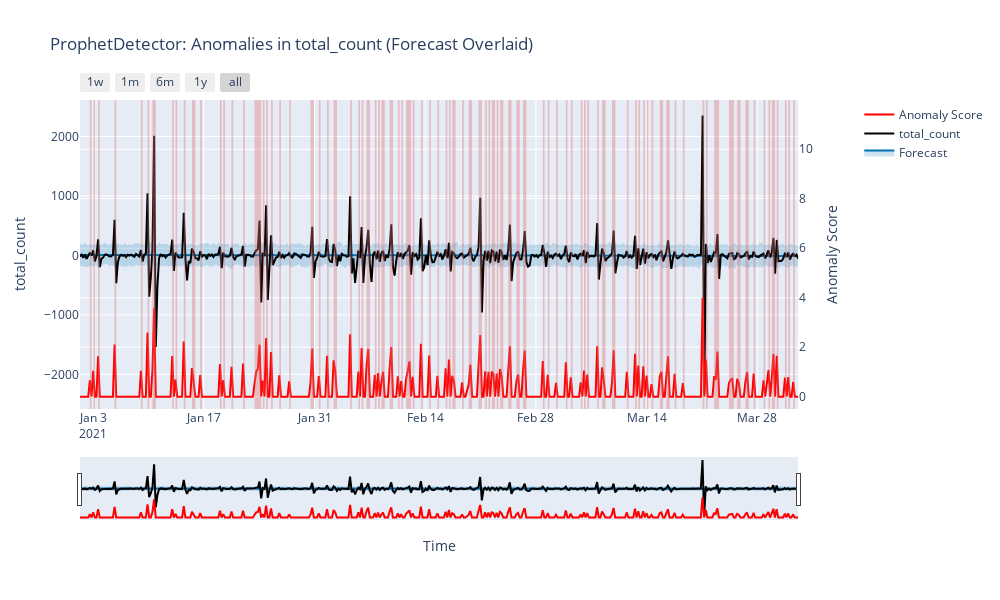
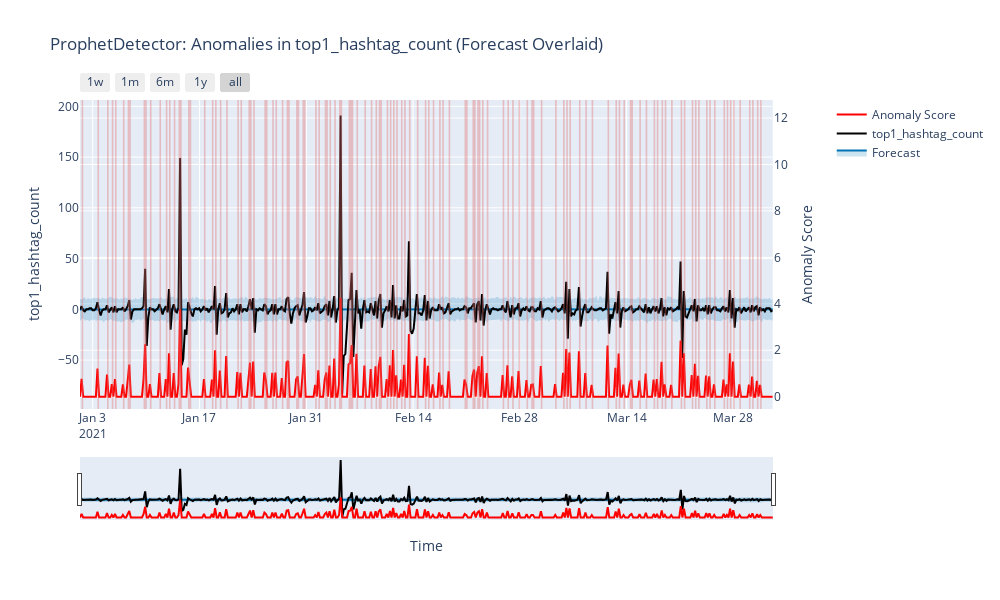
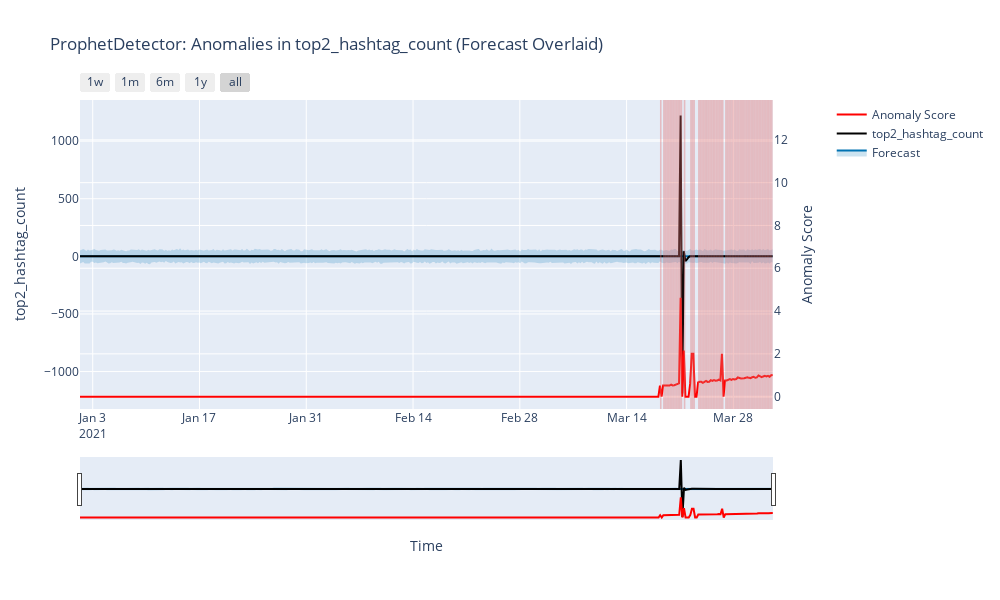
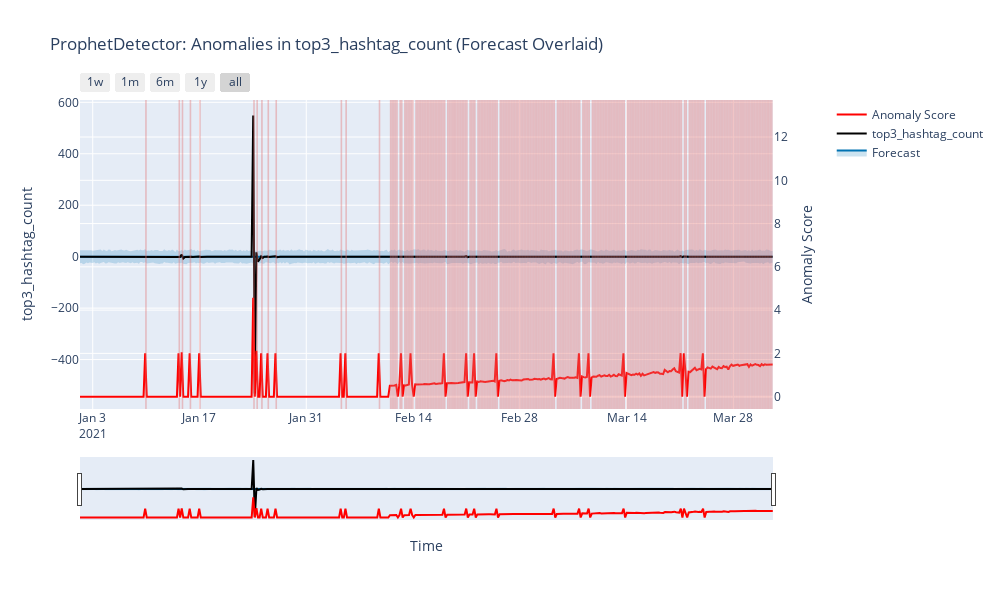

Notebook code cell kept with these figures, in order:
### Code cell
for feat in ["total_count", "top1_hashtag_count", "top2_hashtag_count", "top3_hashtag_count"]:
    detect_anomalies(
        df_timeseries, 
        feat,
        model=ProphetDetector(prophet_config)
    )
